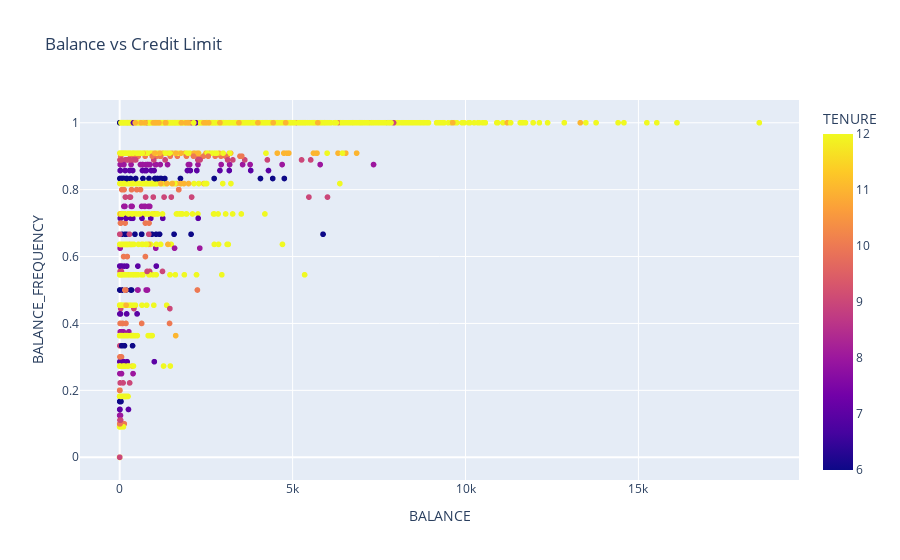

This figure's notebook cell:
### Markdown cell above
**visualisasi balance terhadap balance frequency**

### Code cell
px.scatter(df, x='BALANCE', y="BALANCE_FREQUENCY", color="TENURE", title='Balance vs Credit Limit')

### Figure 1 — Plotly figure (JSON) as saved in the notebook; plotly's stock layout.template omitted (floating-point values rounded to 4 significant figures; data arrays with more than 128 entries replaced by an {"elided": "..."} marker saying what was removed)
{"data": [{"hovertemplate": "BALANCE=%{x}<br>BALANCE_FREQUENCY=%{y}<br>TENURE=%{marker.color}<extra></extra>", "legendgroup": "", "marker": {"color": {"elided": "4475 int values"}, "coloraxis": "coloraxis", "symbol": "circle"}, "mode": "markers", "name": "", "showlegend": false, "type": "scattergl", "x": {"elided": "4475 float values"}, "xaxis": "x", "y": {"elided": "4475 float values"}, "yaxis": "y"}], "layout": {"coloraxis": {"colorbar": {"title": {"text": "TENURE"}}, "colorscale": [[0, "#0d0887"], [0.1111, "#46039f"], [0.2222, "#7201a8"], [0.3333, "#9c179e"], [0.4444, "#bd3786"], [0.5556, "#d8576b"], [0.6667, "#ed7953"], [0.7778, "#fb9f3a"], [0.8889, "#fdca26"], [1, "#f0f921"]]}, "legend": {"tracegroupgap": 0}, "title": {"text": "Balance vs Credit Limit"}, "xaxis": {"anchor": "y", "domain": [0, 1], "title": {"text": "BALANCE"}}, "yaxis": {"anchor": "x", "domain": [0, 1], "title": {"text": "BALANCE_FREQUENCY"}}}}
